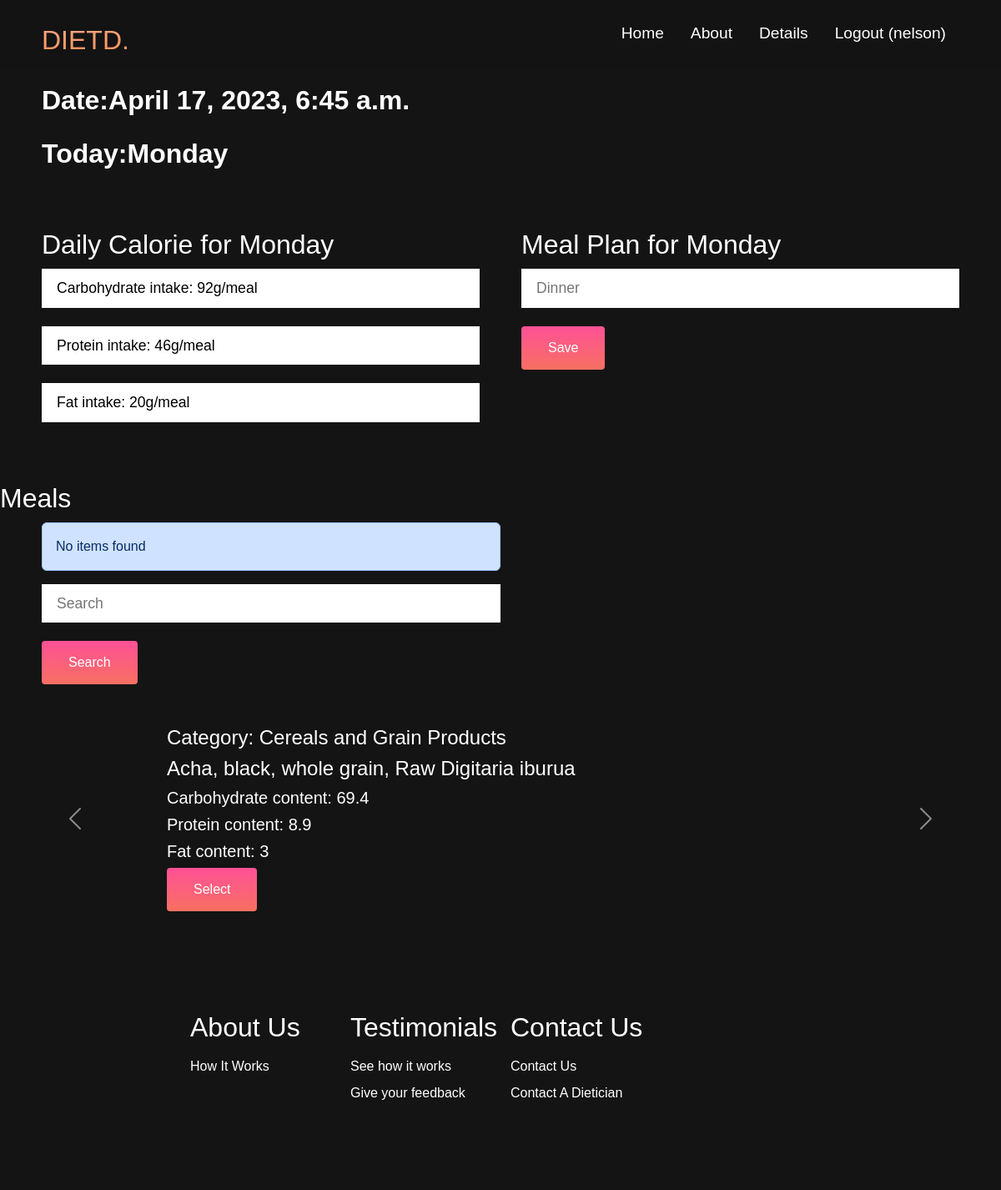
The page /dinner/ (signed in) on the database its author committed.
### diet/models.py (models this page shows, shortened)
class DCalorie(models.Model):
    user = models.ForeignKey(User, on_delete=models.CASCADE)
    carb_grams = models.CharField(max_length=100)
    protein_grams = models.CharField(max_length=100)
    fat_grams = models.CharField(max_length=100)
    meal_carb_gram = models.CharField(max_length=100, null=True)
    meal_protein_gram = models.CharField(max_length=100, null=True)
    meal_fat_gram = models.CharField(max_length=100, null=True)

class FoodList(models.Model):
    Category = models.CharField(max_length=10000)
    LocalName = models.CharField(max_length=20000000)
    EnglishName = models.CharField(max_length=20000000)
    ScientificName = models.CharField(max_length=20000000)
    ENERC_kJ = models.CharField(max_length=20000)
    ENERC_kcal = models.CharField(max_length=20000)
    WATER_g = models.CharField(max_length=20000)
    PROTCNT_g = models.CharField(max_length=20000)
    FATCE_g = models.CharField(max_length=20000)
    CHOCDF_g = models.CharField(max_length=20000)
    FIB_g = models.CharField(max_length=20000)
    ASH_g = models.CharField(max_length=20000)
    Ca_mg = models.CharField(max_length=20000)
    Fe_mg = models.CharField(max_length=20000)
    Mg_mg = models.CharField(max_length=20000)
    P_mg = models.CharField(max_length=20000)
    K_mg = models.CharField(max_length=20000)
    Na_mg = models.CharField(max_length=20000)
    Zn_mg = models.CharField(max_length=20000)
    Cu_mg = models.CharField(max_length=20000)
    Mn_mg = models.CharField(max_length=20000)
    VIT_A_RAE_mcg = models.CharField(max_length=20000)
    RETOL_mcg = models.CharField(max_length=20000)
    CARTB_mcg = models.CharField(max_length=20000)
    VITDEQ_mcg = models.CharField(max_length=20000)
    VITE_mg = models.CharField(max_length=20000)
    THIA_mg = models.CharField(max_length=20000)
    RIBF_mg = models.CharField(max_length=20000)
    NIAEQ_mg = models.CharField(max_length=20000)
    VIT_B6_mg = models.CharField(max_length=20000)
    FOL_mcg = models.CharField(max_length=20000)
    VITB12_mcg = models.CharField(max_length=20000)
    VITC_mg = models.CharField(max_length=20000)
    SearchName = models.CharField(max_length=2000000000)

### diet/views.py (the view)
# urls.py: path('dinner/', views.dinner, name='dinner'),
def dinner(request):
    items = FoodList.objects.all()
    calories = DCalorie.objects.get(user=request.user)
    current_time = timezone.now()
    current_day = current_time.strftime('%A')
    query = request.GET.get('search_food')
    if query:
        results = FoodList.objects.filter(SearchName__icontains=query)
    else:
        print('not items')
        query = ""
        results = []
        messages.error(request, 'No items found')
    current_dinner = ""
    try:
        current_dinner = MealPlan.objects.get(user=request.user).dinner
    except Exception as e:
        print(e)
    return render(request, 'diet/dinner.html', {'current_time': current_time, 'current_day': current_day,
                                               'calories': calories, 'items': items, 'results': results,
                                               "current_dinner": current_dinner, "query": query})

### diet/templates/diet/dinner.html (shortened to what this page needs)
{% load static %}
<!DOCTYPE html>
<html lang="en">
<head>
    <link href="https://cdn.jsdelivr.net/npm/bootstrap@5.3.0-alpha3/dist/css/bootstrap.min.css" rel="stylesheet">
    <link rel="stylesheet" href="{% static 'css/style.css' %}" />
</head>
<body>
    <nav class="navbar">
        <div class="navbar__container">
            <a href="/" id="navbar__logo">DIETD.</a>
            <ul class="navbar__menu">
                <li class="navbar__item">
                    <a href="{% url 'diet:home' %}" class="navbar__links">Home</a>
                </li>
                <li class="navbar__item">
                    <a href="{% url 'diet:about' %}" class="navbar__links">About</a>
                </li>
                {% if user.is_authenticated %}
                <li class="navbar__item">
                    <a class="navbar__links" href="{% url 'diet:details' %}">
                        Details
                    </a>
                </li>
                <li class="navbar__item">
                    <a class="navbar__links" href="{% url 'diet:logoutaccount' %}">
                        Logout ({{ user.username }})
                    </a>
                </li>
                {% endif %}
            </ul>
        </div>
    </nav>
    <div class="main">
        <div class="main__container">
            <div class="main__content">
                <p>Date:{{current_time}}</p>
                <p>Today:{{ current_day}}</p>
            </div>
        </div>
        <div class="form_container">
            <div class="section1">
                <h1 class="create_page">Daily Calorie for {{current_day}}</h1>
                <form method="POST" class="main__form">
                    <input type="text" name="carbohydrate"
                        value="Carbohydrate intake: {{ calories.meal_carb_gram }}g/meal" readonly class="main__field">
                    <br>
                    <input type="text" name="protein" value="Protein intake: {{ calories.meal_protein_gram }}g/meal"
                        readonly class="main__field">
                    <br>
                    <input type="text" name="fat" value="Fat intake: {{ calories.meal_fat_gram }}g/meal" readonly
                        class="main__field">
                    <br>
                </form>
            </div>
            <div class="section2">
                <h1 class="create_page">Meal Plan for {{current_day}}</h1>
                <form method="POST" class="main__form">
                    <input type="text" name="dinner" readonly value="{{current_dinner.EnglishName}}"
                        placeholder="Dinner" class="main__field">
                    <br>
                    <button type="submit" class="main__btn"><span>Save</span></button>
                </form>
            </div>
        </div>
        <h1 class="create_page">Meals</h1>
        <div class="main__container">
            <div class="main__content">
                {% if messages %}
                {% for message in messages %}
                <div class="alert alert-primary" role="alert">
                    {{ message }}
                </div>
                {% endfor %}
                {% endif %}
                <form method="get">
                    <input type="text" name="search_food" value="{{query}}" placeholder="Search" class="main__field">
                    <button class="main__btn"><span>Search</span></button>
                </form>
            </div>
        </div>
        <div id="carouselExampleAutoplaying" class="carousel slide" data-bs-ride="carousel">
            <div class=" carousel-inner">
                {% if query %}
                {% for item in results %}
                {% csrf_token %}
                <div class="carousel-item {% if forloop.first %} active {% endif %}">
                    <h4 class="d-block w-100">Category: {{ item.Category }}</h4>
                    <h4 class="d-block w-100">{{ item.SearchName }}</h4>
                    <h5 class="d-block w-100">Carbohydrate content: {{ item.CHOCDF_g }}</h5>
                    <h5 class="d-block w-100">Protein content: {{ item.PROTCNT_g }}</h5>
                    <h5 class="d-block w-100">Fat content: {{ item.FATCE_g }}</h5>
                    <button class="main__btn" id="select__btn" data-item-id="{{ item.id }}"><span>Select</span></button>
                </div>
                {% endfor %}
                {% else %}
                {% for item in items %}
                <div class="carousel-item {% if forloop.first %} active {% endif %}">
                    <h4 class="d-block w-100">Category: {{ item.Category }}</h4>
                    <h4 class="d-block w-100">{{ item.SearchName }}</h4>
                    <h5 class="d-block w-100">Carbohydrate content: {{ item.CHOCDF_g }}</h5>
                    <h5 class="d-block w-100">Protein content: {{ item.PROTCNT_g }}</h5>
                    <h5 class="d-block w-100">Fat content: {{ item.FATCE_g }}</h5>
                    <button class="main__btn" id="select__btn" data-item-id="{{ item.id }}"><span>Select</span></button>
                </div>
                {% endfor %}
                {% endif %}
            </div>
            <button class="carousel-control-prev" type="button" data-bs-target="#carouselExampleAutoplaying"
                data-bs-slide="prev">
                <span class="carousel-control-prev-icon" aria-hidden="true"></span>
            </button>
            <button class="carousel-control-next" type="button" data-bs-target="#carouselExampleAutoplaying"
                data-bs-slide="next">
                <span class="carousel-control-next-icon" aria-hidden="true"></span>
            </button>
        </div>
        <br>
    </div>
    <div class="footer__container">
        <div class="footer__links">
            <div class="footer__link--wrapper">
                <div class="footer__link--items">
                    <h2>About Us</h2>
                    <a href="{% url 'diet:about' %}">How It Works</a>
                </div>
                <div class="footer__link--items">
                    <h2>Testimonials</h2>
                    <a href="{% url 'diet:testimony' %}">See how it works</a>
                    <a href="{% url 'diet:testimony' %}">Give your feedback</a>
                </div>
                <div class="footer__link--items">
                    <h2>Contact Us</h2>
                    <a href="{% url 'diet:contactus' %}">Contact Us</a>
                    <a href="{% url 'diet:contactus2' %}">Contact A Dietician</a>
                </div>
            </div>
        </div>
    </div>
</body>
</html>

### diet/static/css/style.css (style rules this page uses)
* { box-sizing: border-box; margin: 0; padding: 0; font-family: 'Kumbh Sans', sans-serif; }
.navbar { background: #131313; height: 80px; display: flex; justify-content: center; align-items: center; font-size: 1.2rem; position: sticky; top: 0; z-index: 999; }
.navbar__container { display: flex; justify-content: space-between; height: 80px; z-index: 1; width: 100%; max-width: 1300px; margin: 0 auto; padding: 0 50px; }
#navbar__logo { background-color: #ff8177; background-image: linear-gradient(to top, #ff8844 0%, #ffb199 100%); background-size: 100%; -webkit-background-clip: text; -moz-background-clip: text; -webkit-text-fill-color: transparent; -moz-text-fill-color: transparent; display: flex; align-items: center; cursor: pointer; text-decoration: none; font-size: 2rem; }
.navbar__menu { display: flex; align-items: center; list-style: none; text-align: center; }
.navbar__item { height: 80px; }
.navbar__links { color: #fff; display: flex; align-items: center; justify-content: center; text-decoration: none; padding: 0 1rem; height: 100%; }
.main { background-color: #141414; }
.main__container { display: grid; grid-template-columns: 1fr 1fr; align-items: center; justify-self: center; margin: 0 auto; background-color: #141414; z-index: 1; width: 100%; max-width: 1300px; padding: 0 50px; padding-bottom: 50px; }
.form_container { display: grid; grid-template-columns: 1fr 1fr; margin: 0 auto; width: 100%; max-width: 1300px; padding: 0 50px; padding-bottom: 50px; column-gap: 50px; }
.create_page { font-size: 2rem; color: #fff; margin-bottom: 10px; }
.main__content p { margin-top: 1rem; font-size: 2rem; font-weight: 700; color: #fff; }
.main__field { width: 100%; padding: 0.5rem 1rem; outline: none; border: 2px solid rgba(0, 0, 0, 0); background-color: solid rgba(230, 230, 230, 0.6); font-size: 1.1rem; margin-bottom: 22px; transition: 0.3s; }
.main__btn { font-size: 1rem; background-image: linear-gradient(to top, #f77062 0%, #fe5196 100%); padding: 14px 32px; border: none; border-radius: 4px; color: #fff; cursor: pointer; position: relative; transition: all 0.35s; outline: none; }
.main__btn span { position: relative; z-index: 5; color: #fff; text-decoration: none; }
.main__btn:after { position: absolute; content: ''; top: 0; left: 0; width: 0; height: 100%; background: #4837ff; color: #fff; transition: all 0.35s; border-radius: 4px; }
.footer__container { background-color: #141414; padding: 5rem 0; display: flex; flex-direction: column; justify-content: center align-items: center; }
.footer__links { width: 100%; max-width: 1000px; display: flex; justify-content: center; }
.footer__link--wrapper { display: flex; }
.footer__link--items { display: flex; flex-direction: column; align-items: flex-start; margin: 16px; text-align: left; width: 160px; box-sizing: border-box; }
.footer__link--items h2 { margin-bottom: 16px; }
.footer__link--items > h2 { color: #fff; }
.footer__link--items a { color: #fff; text-decoration: none; margin-bottom: 0.5rem; }

### diet/templates/diet/dinner.html (style rules this page uses)
.carousel-item h4, .carousel-item h5 { color: white; }
.carousel-inner { max-width: 800px; margin: 0 auto; }

### rows shown on the page
DCalorie: carbohydrate "Carbohydrate intake: 92g/meal", protein "Protein intake: 46g/meal", fat "Fat intake: 20g/meal"
FoodList: Category "Cereals and Grain Products", SearchName "Acha, black, whole grain, Raw Digitaria iburua", CHOCDF_g "69.4", PROTCNT_g "8.9", FATCE_g "3"

### other values the page prints
{{ user.username }} "nelson"
{{ message }} "No items found"
